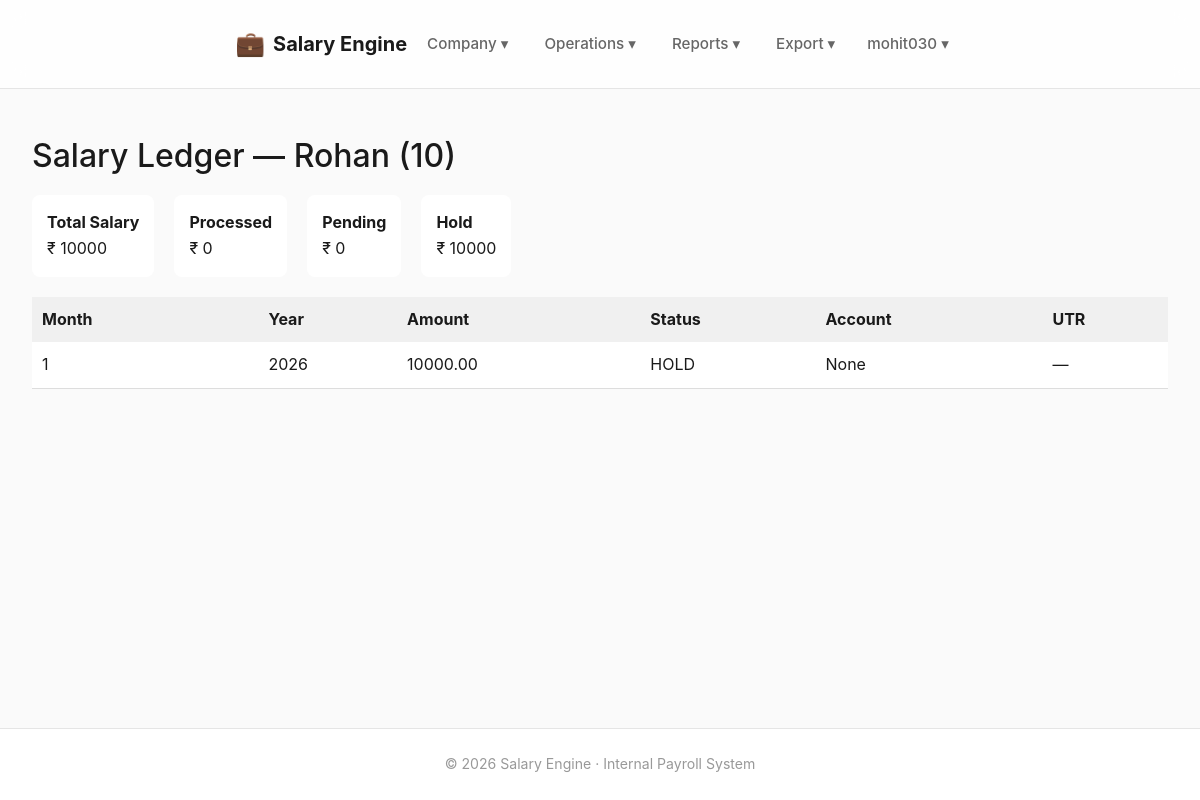
Page /dashboard/employee/10/ (signed in) on the earlier database version.
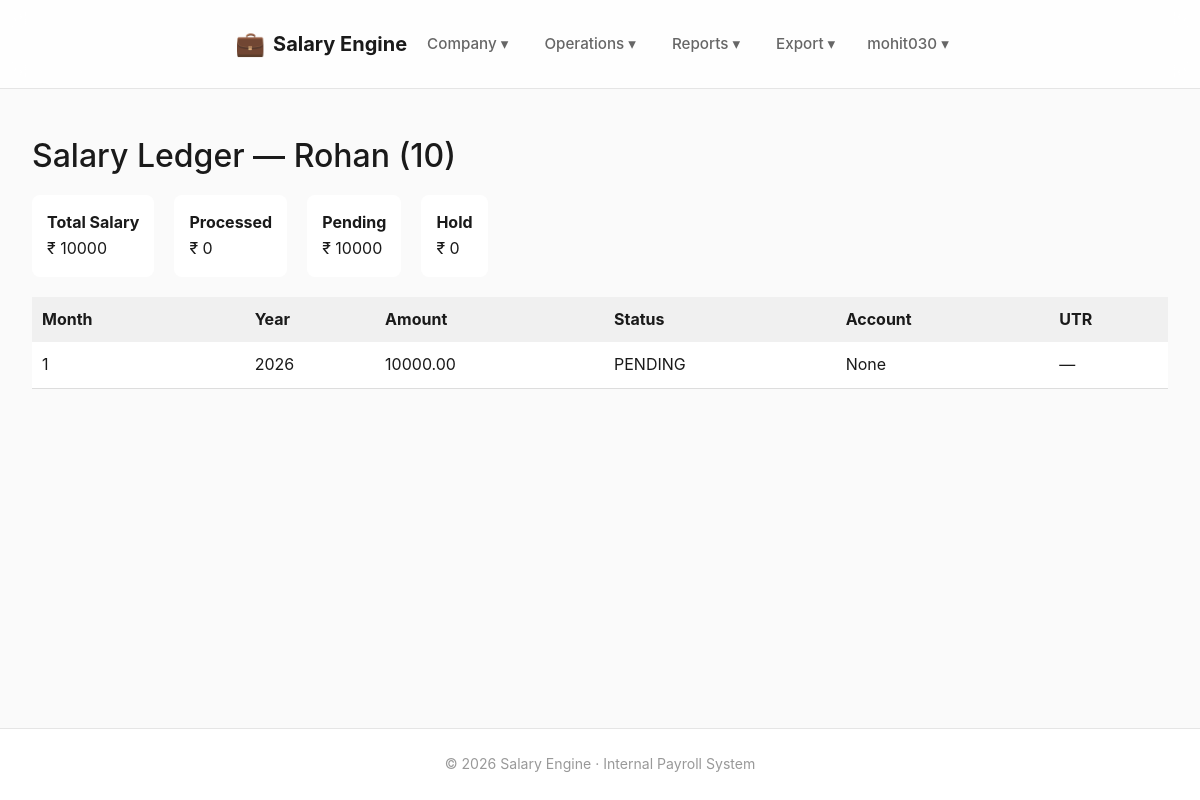
Same page on the later database version.
### payroll/models.py (models this page shows, shortened)
class SalaryTransaction(models.Model):
    STATUS_CHOICES =[
        ("DRAFT", "Draft"),
        ("READY", "Ready for Export"),
        ("EXPORTED", "Exported to Bank"),
        ("COMPLETED", "Completed"),
        ("REVERSED", "Reversed"),
        ("PENDING", "Pending"),
        ("HOLD", "Hold"),
        ("PROCESSED", "Processed"),
        ("FAILED", "Failed"),
        ("CANCELLED", "Cancelled"),
    ]
    batch = models.ForeignKey(
        SalaryBatch,
        on_delete=models.CASCADE,
        related_name="transactions"
    )
    employee = models.ForeignKey(
        Employee,
        on_delete=models.CASCADE,
        related_name="salary_transactions"
    )
    salary_amount = models.DecimalField(
        max_digits=10,
        decimal_places=2
    )
    account_number = models.CharField(
        max_length=30,
        null=True,
        blank=True
    )
    ifsc = models.CharField(
        max_length=15,
        null=True,
        blank=True
    )
    status = models.CharField(
        max_length=20,
        choices=STATUS_CHOICES,
        default="PENDING"
    )
    hold_reason = models.CharField(
        max_length=255,
        null=True,
        blank=True
    )
    failure_reason = models.CharField(
        max_length=255,
        null=True,
        blank=True
    )
    utr = models.CharField(
        max_length=100,
        null=True,
        blank=True
    )
    bank_response_at = models.DateTimeField(
        null=True,
        blank=True
    )
    created_at = models.DateTimeField(auto_now_add=True)
    class Meta:
        unique_together = ("batch", "employee")
        indexes = [
            models.Index(fields=["employee"]),
            models.Index(fields=["batch"]),
            models.Index(fields=["status"]),
        ]
        ordering = ["-created_at"]

class SalaryBatch(models.Model):
    STATUS_CHOICES = [
        ("DRAFT", "Draft"),
        ("EXPORTED", "Exported to Bank"),
        ("COMPLETED", "Completed"),
        ("REVERSED", "Reversed"),
    ]
    company = models.ForeignKey(Company, on_delete=models.CASCADE)
    month = models.PositiveIntegerField()
    year = models.PositiveIntegerField()
    status = models.CharField(
        max_length=20,
        choices=STATUS_CHOICES,
        default="DRAFT"
    )
    reversal_reason = models.TextField(
        null=True,
        blank=True,
        help_text="Reason for reversing this batch (admin only)"
    )
    created_at = models.DateTimeField(auto_now_add=True)
    class Meta:
        unique_together = ("company", "month", "year")
        ordering = ["-year", "-month"]

### dashboard/views.py (the view)
# urls.py: path("employee/<int:employee_id>/", employee_salary_ledger, name="employee_salary_ledger"),
@login_required
def employee_salary_ledger(request, employee_id):
    employee = get_object_or_404(Employee, id=employee_id)
    transactions = SalaryTransaction.objects.filter(
        employee=employee
    ).select_related(
        "batch"
    ).order_by(
        "-batch__year", "-batch__month"
    )
    totals = transactions.aggregate(
        total_amount=Sum("salary_amount"),
        processed_amount=Sum(
            "salary_amount",
            filter=models.Q(status="PROCESSED")
        ),
        pending_amount=Sum(
            "salary_amount",
            filter=models.Q(status="PENDING")
        ),
        hold_amount=Sum(
            "salary_amount",
            filter=models.Q(status="HOLD")
        ),
        failed_amount=Sum(
            "salary_amount",
            filter=models.Q(status="FAILED")
        ),
    )
    totals = {k: v or 0 for k, v in totals.items()}
    context = {
        "employee": employee,
        "transactions": transactions,
        "totals": totals,
    }
    return render(
        request,
        "dashboard/employee_salary_ledger.html",
        context
    )

### dashboard/context_processors.py (called while the page is built)
def approval_badges(request):
    if not request.user.is_authenticated or not request.user.is_staff:
        return {}
    return {
        "approval_badges": {
            "employee_drafts": EmployeeDraft.objects.filter(status="PENDING").count(),
            "employee_changes": EmployeeChangeRequest.objects.filter(status="PENDING").count(),
            "bank_changes": BankChangeRequest.objects.filter(status="PENDING").count(),
        }
    }

### templates/dashboard/employee_salary_ledger.html (shortened to what this page needs)
{% extends "base.html" %}
{% block content %}
<h2>Salary Ledger — {{ employee.name }} ({{ employee.emp_code }})</h2>
<div style="display:flex; gap:20px; margin:20px 0;">
    <div style="background:white; padding:15px; border-radius:8px;">
        <strong>Total Salary</strong><br>
        ₹ {{ totals.total_amount }}
    </div>
    <div style="background:white; padding:15px; border-radius:8px;">
        <strong>Processed</strong><br>
        ₹ {{ totals.processed_amount }}
    </div>
    <div style="background:white; padding:15px; border-radius:8px;">
        <strong>Pending</strong><br>
        ₹ {{ totals.pending_amount }}
    </div>
    <div style="background:white; padding:15px; border-radius:8px;">
        <strong>Hold</strong><br>
        ₹ {{ totals.hold_amount }}
    </div>
</div>
{% if transactions %}
<table style="width:100%; background:white; border-collapse:collapse; margin-top:20px;">
    <tr style="background:#f0f0f0;">
        <th style="padding:10px;">Month</th>
        <th>Year</th>
        <th>Amount</th>
        <th>Status</th>
        <th>Account</th>
        <th>UTR</th>
    </tr>
    {% for t in transactions %}
    <tr style="border-bottom:1px solid #ddd;">
        <td style="padding:10px;">{{ t.batch.month }}</td>
        <td>{{ t.batch.year }}</td>
        <td>{{ t.salary_amount }}</td>
        <td>{{ t.status }}</td>
        <td>{{ t.account_number }}</td>
        <td>{{ t.utr|default:"—" }}</td>
    </tr>
    {% endfor %}
</table>
{% else %}
<p>No salary records found.</p>
{% endif %}
{% endblock %}

Differences in the rows shown:
changed SalaryTransaction "None": status "HOLD" → "PENDING"
Other differences:
{{ totals.pending_amount }}: "0" → "10000"
{{ totals.hold_amount }}: "10000" → "0"
